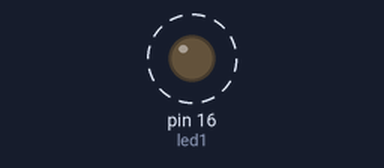
Bench run of a sketch on a simulated Arduino Uno, built with avr-gcc and run on an emulated ATmega328P. Parts: output pins drawn as LEDs (lit = HIGH). Dashed ring = blinking.

Above: at 0.2 s.
Timing chart, 0 to 3.0 s (numbered marks = the images above):
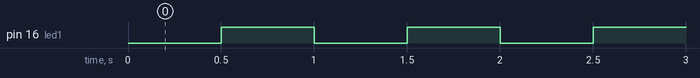

The sketch:

lab1-1.ino
```cpp
int led1 = 16;
void setup() {
  pinMode(16, OUTPUT);

}

void loop() {
  digitalWrite(led1, LOW);
  delay(500);
  digitalWrite(led1, HIGH);
  delay(500);
}
```

Measured:
- by itself, pin 16 (led1): alternates HIGH for 0.50 s and LOW for 0.50 s
